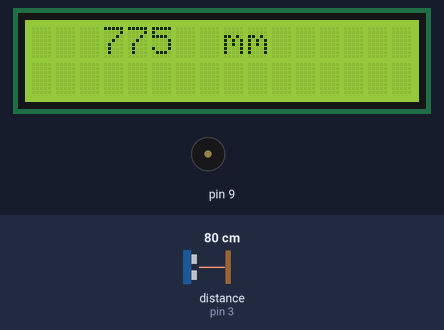
A sketch run on a simulated Arduino Uno, built with avr-gcc and run on an emulated ATmega328P. Shown: 16×2 character LCD, buzzer (waves = sounding). Wiring (inferred from the names in the program): ultrasonic range finder: trigger pin 2; echo pin 3. The inputs (shaded band) are chosen by the test bench; at power-on: distance to the obstacle (sensor on pin 3) 80 cm. The echo pulse lasts 58.3 µs per cm; what the sketch prints to the serial monitor is not drawn.

Above: at 1.2 s.
1.3 s: distance to the obstacle (sensor on pin 3) set to 54 cm
At 2.3 s:
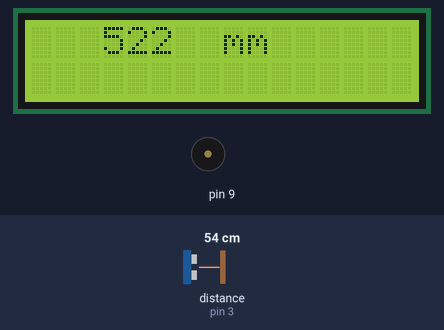
3.1 s: distance to the obstacle (sensor on pin 3) set to 46 cm
At 4.2 s:
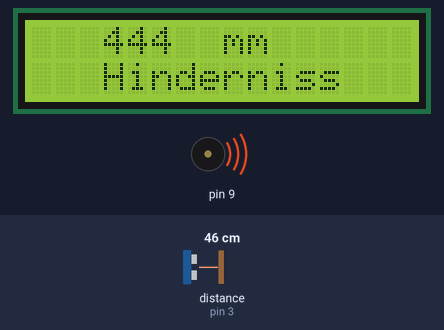
4.6 s: distance to the obstacle (sensor on pin 3) set to 2 cm
At 6.9 s:
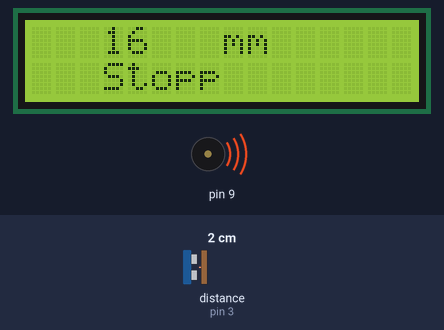
7.2 s: distance to the obstacle (sensor on pin 3) set to 18 cm
At 7.8 s:
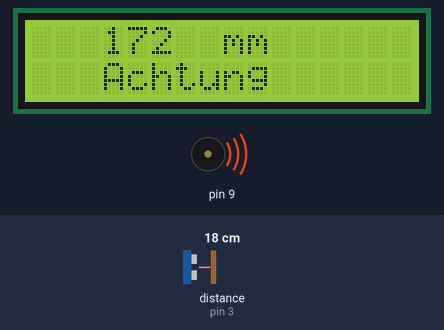
Timing chart, 0 to 9.8 s (numbered marks = the images above; inputs shaded):
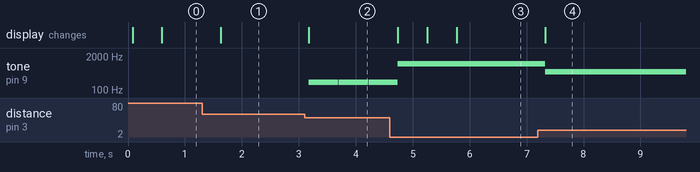

The sketch:

abstandsanzeige.ino
```cpp
#include <Wire.h>
#include <LiquidCrystal_I2C.h>

const int trigger=2;                                // Arduino Pin fuer HC-SR04 Trig
const int echo=3;                                   // Arduino Pin fuer HC-SR04 Echo
LiquidCrystal_I2C lcd(0x27,16,2);  // set the LCD address to 0x27 for a 16 chars and 2 line display


void setup(){
  Serial.begin(9600);                                         //display
  lcd.init();
  Wire.begin();

  pinMode(trigger, OUTPUT);                                   // Abstandsmessung
  pinMode(echo, INPUT);
  digitalWrite(trigger, HIGH); //Signal abschalten
  Serial.print("Abstandsmessung:\n\n");
}


void loop(){
  int strecke = getStrecke();         //Abstandsmessung
  if(strecke < 0){
    strecke = 0;
  }
  Serial.print(strecke);
  Serial.println("mm");


  lcd.clear();                                      //Ausgabe am Display
  lcd.backlight();
  lcd.setCursor(3,0);
  lcd.print(strecke);
  lcd.setCursor(8,0);
  lcd.print("mm");
  noTone(9);

  if(strecke < 100){
    Serial.print("Stopp");
    lcd.setCursor(3,1);
    lcd.print("Stopp");
    tone(9, 1000);
  }
  else if(strecke < 200){
    Serial.print("Achtung");
    lcd.setCursor(3,1);
    lcd.print("Achtung");
    tone(9, 500);
  }
  else if(strecke < 500){
    Serial.print("Hinderniss");
    lcd.setCursor(3,1);
    lcd.print("Hinderniss");
    tone(9, 200);
  }
  delay(500);
}

int getSignalZeit(){
  int zeit=0;
  //Ausschalten und ganz kurz warten, dass der Sender sicher aus ist
  digitalWrite(trigger, LOW);
  delayMicroseconds(3);
  //Einen Impuls von 10 Microsekunden senden
  digitalWrite(trigger, HIGH);
  delayMicroseconds(10);
  //wieder Ausschalten
  digitalWrite(trigger, LOW);
  //Die Zeit messen, die vergeht bis das Signal zurück ist
  zeit = int(pulseIn(echo, HIGH));
  //Die Funktion soll genau diese Zeit zurückgeben
  return(zeit);
}

int getStrecke(){
  int zeits = getSignalZeit();
  int way = 0;

  way = int((0.334 * zeits)/2);
  return(way);
  return(zeits);
}
```

Measured:
- the behaviour switches between 52 and 51 cm on distance to the obstacle (sensor on pin 3) (found by bisection; images 1 and 2)
- after the input at 1.3 s, the display: changes after 0.33 s (image 1)
- after the input at 3.1 s, tone on pin 9: alternates 200 Hz for 0.51 s and silent for 0.01 s, starting after 0.08 s; the display: changes after 0.08 s (image 2)
- after the input at 4.6 s, the display: changes after 0.14 s (image 3)
- after the input at 7.2 s, tone on pin 9: 1000 Hz → 500 Hz after 0.12 s; the display: changes after 0.12 s (image 4)
